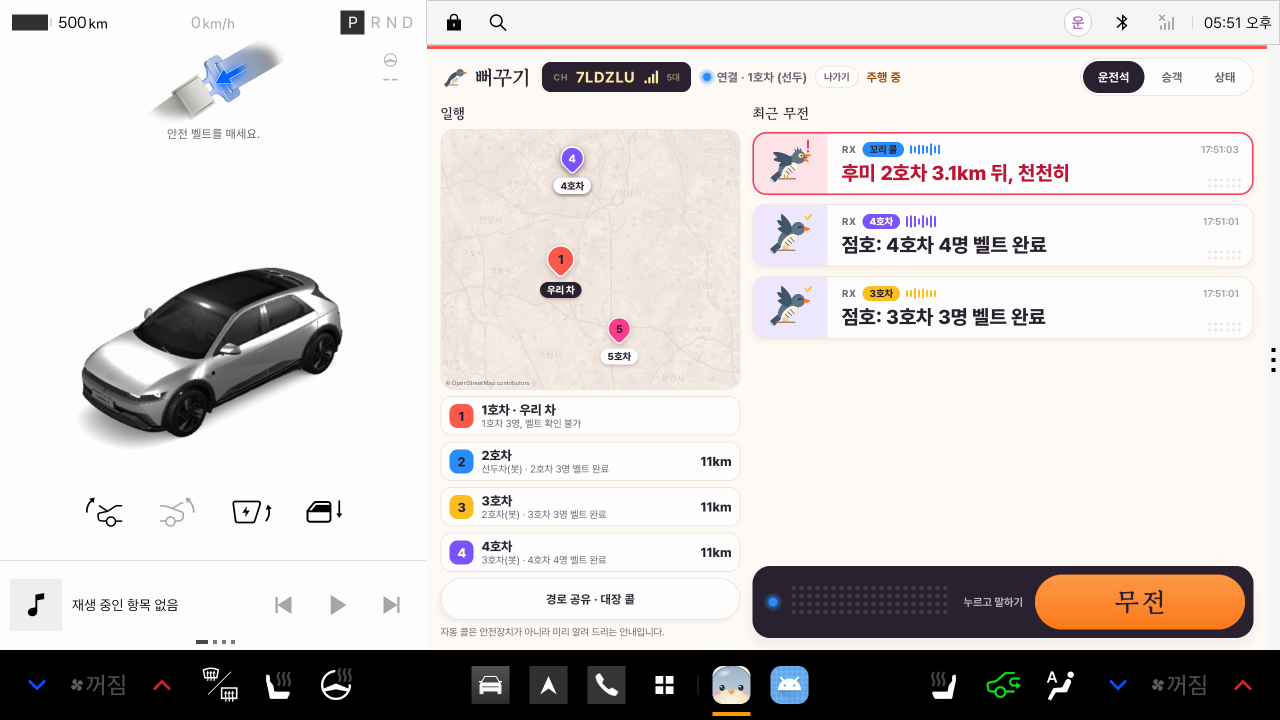
#> input picture design/screens-v2/driver.png, 2560 x 1440 px (shown at 1/2 size); its folder holds 4 pictures in this run
$ python build_deck.py
#> lines starting #> are read from the running program, lines starting #| are printed output that depends on the picture
"""deck.html → 16:9 PDF. 사용: python3 docs/deck/build_deck.py [미리보기 폴더]

1) 에뮬레이터·휴대폰 화면(design/screens-v2)에서 필요한 부분만 잘라 assets/에 넣고
2) SDK 다이어그램을 그려 deck.html에 끼운 뒤
3) 헤드리스 Chrome으로 PDF를 만들고
4) 본문 글을 deck_text.md로 뽑아 문체 검사를 돌리고
5) 미리보기 폴더가 있으면 쪽마다 PNG와 한 장짜리 모음(deck-sheet.png)을 만든다.
"""
import html as H, re, shutil, subprocess, sys, pathlib
from PIL import Image

DECK = pathlib.Path(__file__).resolve().parent
ROOT = DECK.parent.parent
A = DECK / "assets"
SCR = ROOT / "design/screens-v2"
OLD_SCR = ROOT / "design/screens"
CHAR = ROOT / "design/character"
OUT = [pathlib.Path.home() / "Downloads/뻐꾸기_서비스소개서.pdf", ROOT / "docs/뻐꾸기_서비스소개서.pdf"]
CHROME = "/Applications/Google Chrome.app/Contents/MacOS/Google Chrome"
CHECK = pathlib.Path.home() / ".claude/skills/writing-korean-docs/check_register.py"

# 10쪽 컷(brake-card·tail-1·arrive-1·vote-cards·rollcall·talk-1·kids-row)은 휴대폰 무전 목록(phone-10)의 카드에서 글 부분만 자른다.
# 목록을 다시 찍으면 카드 순서가 바뀌므로 y 좌표를 다시 잰다
CROPS = {  # 이름: (screens-v2 원본, (x0, y0, x1, y1) 원본 픽셀 좌표). 차 화면 2560×1440, 휴대폰 780×N
    "drv-map":    ("driver", (876, 252, 1484, 1144)),
    "seat":       ("passenger", (872, 200, 1548, 904)),
    "brake":      ("brake-alert", (870, 240, 2516, 842)),
    "brake-card": ("phone-10-feed-full", (196, 2617, 600, 2805)),
    "tail-1":     ("phone-10-feed-full", (196, 2225, 634, 2367)),  # 글이 길어 오른쪽을 더 넓게 자른다
    "rx-cards":   ("brake-alert", (1496, 246, 2516, 642)),
    "ptt":        ("ptt-tx", (1500, 1126, 2512, 1282)),
    "arrive2":    ("arrive", (1496, 246, 2516, 642)),
    "arrive-1":   ("phone-10-feed-full", (196, 1149, 600, 1291)),
    "vote":       ("vote", (1500, 200, 2512, 548)),
    "vote-cards": ("phone-10-feed-full", (196, 1345, 600, 1487)),
    "rollcall":   ("phone-10-feed-full", (196, 3281, 600, 3423)),
    "phone":      ("phone-04-radio", (0, 0, 780, 1320)),
    "talk-1":     ("phone-10-feed-full", (196, 3477, 600, 3619)),
    "kids-row":   ("phone-10-feed-full", (196, 3055, 600, 3227)),
    "control-seat": ("phone-13-control-room", (0, 0, 780, 1688)),
}
NAVI = ("route-follow-navi", (877, 958, 1457, 1278))  # 순정 내비 화면은 새로 찍지 않아 이전 캡처에서 자른다
CHARS = ["base", "talk", "alert", "vote", "arrive", "love"]
JPG = {"drv-map", "brake", "phone", "control-seat"}

# 12쪽 운행 보고서: 2026-11-04 가상 차량 3대 운행 기록(이전 캡처의 값)을 지금 보고서 화면(server/src/report.js)으로 다시 그린다
REPORT = """
import { reportHtml } from '%s';
const t = (h, m) => Date.UTC(2026, 10, 4, h - 9, m);
const row = (car, nickname, brake, airbag, says, people) => ({ car, nickname, joinedAt: t(14, 44), arrivedAt: t(15, 22),
  minutes: 37, km: 61.9, maxSpeed: 100, brake, airbag, rejoins: 0, says, people });
const ev = [[44, 1, '입장'], [44, 2, '입장'], [44, 3, '입장'], [44, 1, '점호 3명'], [44, 2, '점호 3명'], [44, 3, '점호 4명'],
  [45, 1, '급제동'], [45, 2, '비'], [46, 0, '관제 공지'], [46, 0, '휴게소 투표: 안성 휴게소'], [47, 3, '에어백']]
  .map(([m, car, text]) => ({ at: t(14, m), car, text }))
  .concat([[1, '퇴장'], [2, '퇴장'], [3, '퇴장']].map(([car, text]) => ({ at: t(15, 22), car, text })));
ev.splice(11, 0, { at: t(15, 22), car: 0, text: '전원 도착' });
process.stdout.write(reportHtml({ startedAt: t(14, 44), events: ev,
  rows: [row(1, '선두차(봇)', 1, 0, 0, 3), row(2, '2호차(봇)', 0, 0, 0, 3), row(3, '3호차(봇)', 0, 1, 2, 4)] }));
"""


# [10 lines left out: function shoot, not called in this run]


def assets():
    A.mkdir(exist_ok=True)
    for name, (src, box) in CROPS.items():
        im = Image.open(SCR / f"{src}.png").convert("RGB").crop(box)
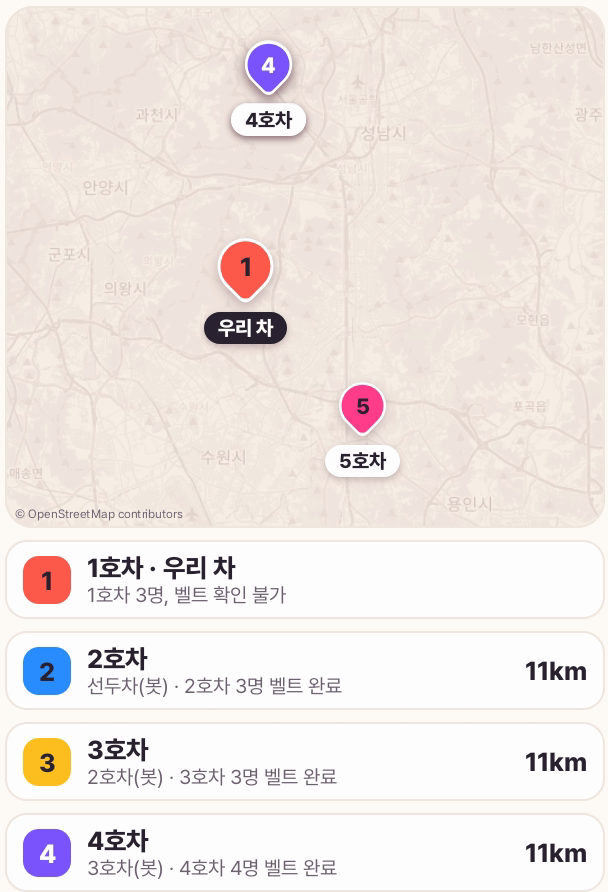
#> im: PIL image 608x892 RGB; mean R, G, B 239.6, 231.5, 228.1
        if name == "brake":  # 카드 세 장 높이까지 자르면 지도 아래로 차량 목록 첫 줄이 걸린다. 그 자리를 바탕색으로 덮는다
            im.paste(im.getpixel((2, 2)), (0, 782 - box[1], 1492 - box[0], im.height))
        if name in JPG:  # 지도 타일이 든 화면은 JPEG로 줄인다
            im.save(A / f"{name}.jpg", quality=88)
        else:
            im.save(A / f"{name}.png")
    Image.open(OLD_SCR / f"{NAVI[0]}.png").convert("RGB").crop(NAVI[1]).save(A / "navi-eta.png")
    for n in ("hero", "rest", "rain", "arrive"):
        shutil.copy(ROOT / f"design/illust/{n}.jpg", A / f"illust_{n}.jpg")
    for c in CHARS:
        shutil.copy(CHAR / f"cuckoo_{c}.png", A / f"cuckoo_{c}.png")
    for w in ("regular", "semibold", "bold", "extrabold"):
        shutil.copy(ROOT / f"app/src/main/res/font/pretendard_{w}.otf", A / f"pretendard_{w}.otf")
    js = REPORT % (ROOT / "server/src/report.js").as_uri()
    html = subprocess.run(["node", "--input-type=module", "-e", js], capture_output=True, text=True, check=True).stdout
    shoot(html, A / "control-report.png", 1100, 830)


# ---- 9쪽: SDK 5종 ↔ 기능 12개 연결선 ----
SDKS = [("Vehicle", "2.3.2", "브레이크·와이퍼·방향지시등·기어·좌석·안전·조명"),
        ("NaviHelper", "3.0.5", "경유지 추가·경로 재탐색·안내 정보"),
        ("FusedLocation", "1.1.3", "위치·속도"),
        ("TextToSpeech", "3.3.1", "좌석별 오디오 존 출력"),
        ("SpeechToText", "3.3.1", "말을 글로 받아 적기")]
FEATS = [("긴급 콜", "에어백 전개", [0]), ("점호", "착석·벨트·기어", [0]), ("깃발 색", "앰비언트 조명", [0]),
         ("자동 콜", "급제동·비·회전", [0, 1]), ("쉬어 가", "휴게소 경유지", [1]), ("대장 콜", "경로 함께 탐색", [1]),
         ("다시 붙기", "선두 따라가기", [1, 2]), ("위치 알림", "처짐·도착·정차", [2, 0]), ("일행 지도", "깃발 색 위치", [2]),
         ("꼬리 콜", "후미 거리", [2]), ("좌석 채널", "키즈·어른 채널", [3, 0]), ("받아 적기", "말 → 글 → 음성", [4, 3])]


# [42 lines left out: functions sdk_svg, deck_text, not called in this run]


def main():
    assets()
    src = (DECK / "deck.html").read_text()
    doc = src.replace("<!--SDK_DIAGRAM-->", sdk_svg())
    built = DECK / "deck.built.html"
    built.write_text(doc)
    (DECK / "deck_text.md").write_text(deck_text(doc))

    pdf = DECK / "deck.pdf"
    pdf.unlink(missing_ok=True)
    # 기기가 바쁘면 Chrome이 PDF를 다 쓰고도 종료 단계에서 0이 아닌 값으로 끝난다. 종료 코드 대신 파일로 확인한다
    subprocess.run([CHROME, "--headless", "--disable-gpu", "--no-pdf-header-footer",
                    "--allow-file-access-from-files", "--virtual-time-budget=4000",
                    f"--print-to-pdf={pdf}", built.as_uri()], capture_output=True)
    assert pdf.exists() and pdf.stat().st_size > 100_000, "PDF가 만들어지지 않음"
    for o in OUT:
        shutil.copy(pdf, o)
    print(subprocess.run(["pdfinfo", str(pdf)], capture_output=True, text=True).stdout)
    print(subprocess.run([sys.executable, str(CHECK), str(DECK / "deck_text.md")],
                         capture_output=True, text=True).stdout)

    if len(sys.argv) > 1:  # 미리보기
        prev = pathlib.Path(sys.argv[1])
        prev.mkdir(parents=True, exist_ok=True)
        for p in prev.glob("p-*.png"):
            p.unlink()
        subprocess.run(["pdftoppm", "-png", "-r", "144", str(pdf), str(prev / "p")], check=True)
        pages = sorted(prev.glob("p-*.png"))
        th = [Image.open(p).convert("RGB").resize((640, 360)) for p in pages]
        cols = 3
        sheet = Image.new("RGB", (cols * 660 + 20, ((len(th) + cols - 1) // cols) * 380 + 20), "#777")
        for i, im in enumerate(th):
            sheet.paste(im, (20 + (i % cols) * 660, 20 + (i // cols) * 380))
        sheet.save(prev / "deck-sheet.png")
        print(len(pages), "pages →", prev / "deck-sheet.png")


if __name__ == "__main__":
#> (the run stopped early here; a loop or call above may not have finished)
